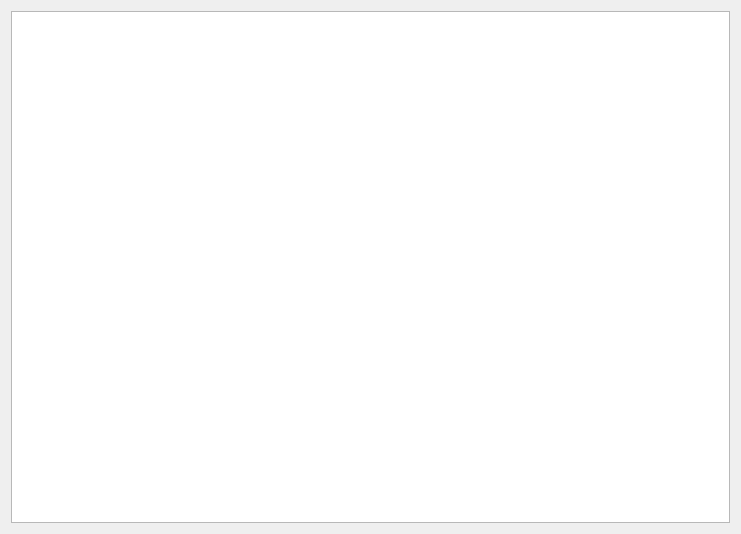
<?xml version="1.0" encoding="UTF-8"?>
<ui version="4.0">
 <class>QForignVolCheckDlg</class>
 <widget class="QWidget" name="QForignVolCheckDlg">
  <property name="geometry">
   <rect>
    <x>0</x>
    <y>0</y>
    <width>741</width>
    <height>534</height>
   </rect>
  </property>
  <property name="windowTitle">
   <string>Form</string>
  </property>
  <layout class="QVBoxLayout" name="verticalLayout">
   <item>
    <widget class="QTableWidget" name="tableWidget">
     <property name="editTriggers">
      <set>QAbstractItemView::NoEditTriggers</set>
     </property>
     <property name="selectionMode">
      <enum>QAbstractItemView::SingleSelection</enum>
     </property>
     <property name="selectionBehavior">
      <enum>QAbstractItemView::SelectRows</enum>
     </property>
     <attribute name="horizontalHeaderVisible">
      <bool>false</bool>
     </attribute>
     <attribute name="verticalHeaderVisible">
      <bool>false</bool>
     </attribute>
     <column>
      <property name="text">
       <string>日期</string>
      </property>
     </column>
     <column>
      <property name="text">
       <string>深圳数据数</string>
      </property>
     </column>
     <column>
      <property name="text">
       <string>上海数据数</string>
      </property>
     </column>
     <column>
      <property name="text">
       <string>操作</string>
      </property>
     </column>
    </widget>
   </item>
  </layout>
 </widget>
 <resources/>
 <connections/>
</ui>
